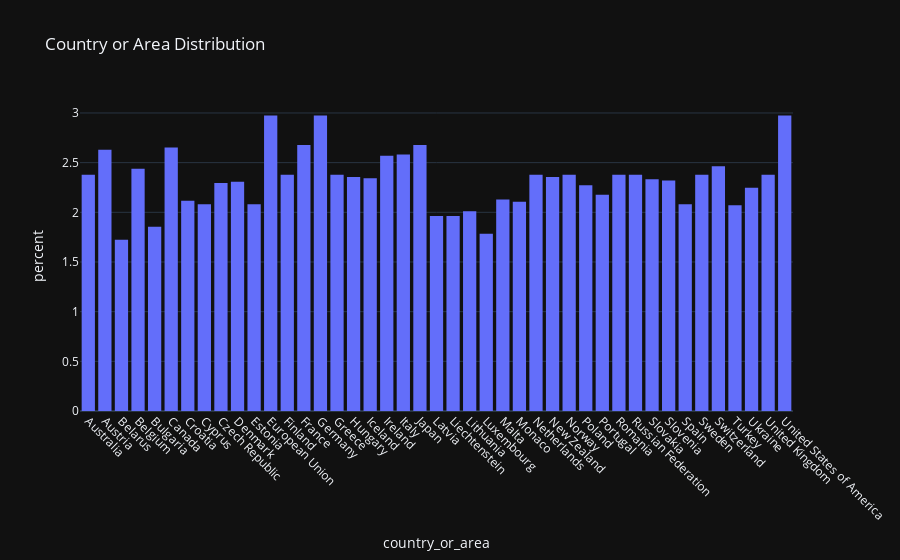

The code cell stored with this chart in its notebook:
### Code cell
# Plot Histogram
figure = ex.histogram(greenhouse_gas_data, 
                      x='country_or_area', 
                      title='Country or Area Distribution', 
                      labels={'x':'Country or Area', 'y':'Count'}, 
                      template='plotly_dark', 
                      histnorm='percent', 
                      height=500)

figure.update_xaxes(tickangle=45)

figure.show()

### Figure 1 — Plotly figure (JSON) as saved in the notebook; plotly's stock layout.template omitted (floating-point values rounded to 4 significant figures; data arrays with more than 128 entries replaced by an {"elided": "..."} marker saying what was removed)
{"data": [{"alignmentgroup": "True", "bingroup": "x", "histnorm": "percent", "hovertemplate": "country_or_area=%{x}<br>percent=%{y}<extra></extra>", "legendgroup": "", "marker": {"color": "#636efa", "pattern": {"shape": ""}}, "name": "", "offsetgroup": "", "orientation": "v", "showlegend": false, "type": "histogram", "x": {"elided": "8406 str values"}, "xaxis": "x", "yaxis": "y"}], "layout": {"autosize": true, "barmode": "relative", "legend": {"tracegroupgap": 0}, "title": {"text": "Country or Area Distribution"}, "xaxis": {"anchor": "y", "autorange": true, "domain": [0, 1], "range": [-0.5, 42.5], "tickangle": 45, "title": {"text": "country_or_area"}, "type": "category"}, "yaxis": {"anchor": "x", "autorange": true, "domain": [0, 1], "range": [0, 3.131], "title": {"text": "percent"}}}}
